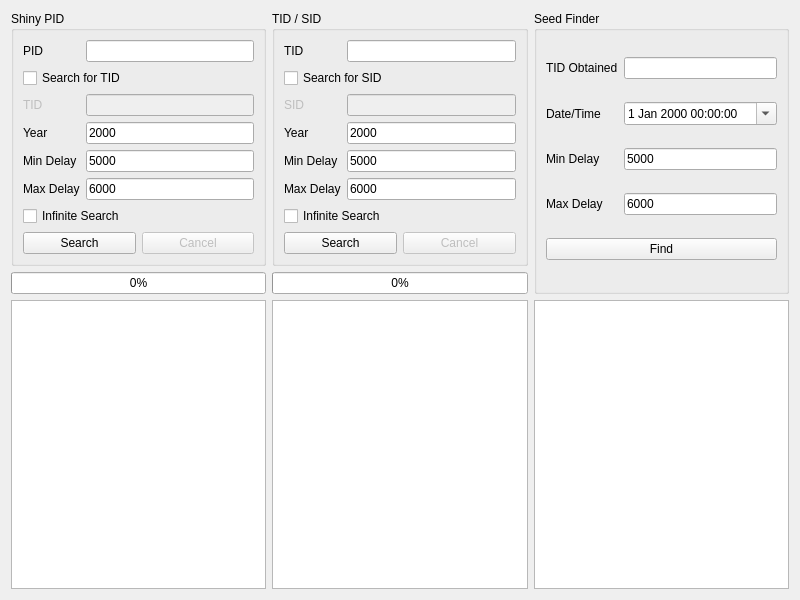
<?xml version="1.0" encoding="UTF-8"?>
<ui version="4.0">
 <class>IDs4</class>
 <widget class="QWidget" name="IDs4">
  <property name="geometry">
   <rect>
    <x>0</x>
    <y>0</y>
    <width>800</width>
    <height>600</height>
   </rect>
  </property>
  <property name="windowTitle">
   <string>Gen 4 TID/SID</string>
  </property>
  <layout class="QGridLayout" name="gridLayout_4">
   <item row="0" column="0">
    <widget class="QGroupBox" name="groupBoxShinyPID">
     <property name="sizePolicy">
      <sizepolicy hsizetype="Preferred" vsizetype="Preferred">
       <horstretch>1</horstretch>
       <verstretch>0</verstretch>
      </sizepolicy>
     </property>
     <property name="title">
      <string>Shiny PID</string>
     </property>
     <layout class="QGridLayout" name="gridLayout">
      <item row="0" column="0">
       <widget class="QLabel" name="labelShinyPIDPID">
        <property name="text">
         <string>PID</string>
        </property>
       </widget>
      </item>
      <item row="0" column="1">
       <widget class="TextBox" name="textBoxShinyPIDPID">
        <property name="maxLength">
         <number>8</number>
        </property>
       </widget>
      </item>
      <item row="1" column="0" colspan="2">
       <widget class="QCheckBox" name="checkBoxShinyPIDSearchTID">
        <property name="text">
         <string>Search for TID</string>
        </property>
       </widget>
      </item>
      <item row="2" column="0">
       <widget class="QLabel" name="labelShinyPIDTID">
        <property name="enabled">
         <bool>false</bool>
        </property>
        <property name="text">
         <string>TID</string>
        </property>
       </widget>
      </item>
      <item row="2" column="1">
       <widget class="TextBox" name="textBoxShinyPIDTID">
        <property name="enabled">
         <bool>false</bool>
        </property>
        <property name="maxLength">
         <number>5</number>
        </property>
       </widget>
      </item>
      <item row="3" column="0">
       <widget class="QLabel" name="labelShinyPIDYear">
        <property name="text">
         <string>Year</string>
        </property>
       </widget>
      </item>
      <item row="3" column="1">
       <widget class="TextBox" name="textBoxShinyPIDYear">
        <property name="text">
         <string notr="true">2000</string>
        </property>
        <property name="maxLength">
         <number>4</number>
        </property>
       </widget>
      </item>
      <item row="4" column="0">
       <widget class="QLabel" name="labelShinyPIDMinDelay">
        <property name="text">
         <string>Min Delay</string>
        </property>
       </widget>
      </item>
      <item row="4" column="1">
       <widget class="TextBox" name="textBoxShinyPIDMinDelay">
        <property name="text">
         <string notr="true">5000</string>
        </property>
        <property name="maxLength">
         <number>10</number>
        </property>
       </widget>
      </item>
      <item row="5" column="0">
       <widget class="QLabel" name="labelShinyPIDMaxDelay">
        <property name="text">
         <string>Max Delay</string>
        </property>
       </widget>
      </item>
      <item row="5" column="1">
       <widget class="TextBox" name="textBoxShinyPIDMaxDelay">
        <property name="text">
         <string notr="true">6000</string>
        </property>
        <property name="maxLength">
         <number>10</number>
        </property>
       </widget>
      </item>
      <item row="6" column="0" colspan="2">
       <widget class="QCheckBox" name="checkBoxShinyPIDInfiniteSearch">
        <property name="text">
         <string>Infinite Search</string>
        </property>
       </widget>
      </item>
      <item row="7" column="0" colspan="2">
       <layout class="QHBoxLayout" name="horizontalLayout">
        <item>
         <widget class="QPushButton" name="pushButtonShinyPIDSearch">
          <property name="text">
           <string>Search</string>
          </property>
         </widget>
        </item>
        <item>
         <widget class="QPushButton" name="pushButtonShinyPIDCancel">
          <property name="enabled">
           <bool>false</bool>
          </property>
          <property name="text">
           <string>Cancel</string>
          </property>
         </widget>
        </item>
       </layout>
      </item>
     </layout>
    </widget>
   </item>
   <item row="0" column="1">
    <widget class="QGroupBox" name="groupBoxTIDSID">
     <property name="sizePolicy">
      <sizepolicy hsizetype="Preferred" vsizetype="Preferred">
       <horstretch>1</horstretch>
       <verstretch>0</verstretch>
      </sizepolicy>
     </property>
     <property name="title">
      <string>TID / SID</string>
     </property>
     <layout class="QGridLayout" name="gridLayout_2">
      <item row="0" column="0">
       <widget class="QLabel" name="labelTIDSIDTID">
        <property name="text">
         <string>TID</string>
        </property>
       </widget>
      </item>
      <item row="0" column="1">
       <widget class="TextBox" name="textBoxTIDSIDTID">
        <property name="maxLength">
         <number>5</number>
        </property>
       </widget>
      </item>
      <item row="1" column="0" colspan="2">
       <widget class="QCheckBox" name="checkBoxTIDSIDSearchSID">
        <property name="text">
         <string>Search for SID</string>
        </property>
       </widget>
      </item>
      <item row="2" column="0">
       <widget class="QLabel" name="labelTIDSIDSID">
        <property name="enabled">
         <bool>false</bool>
        </property>
        <property name="text">
         <string>SID</string>
        </property>
       </widget>
      </item>
      <item row="2" column="1">
       <widget class="TextBox" name="textBoxTIDSIDSID">
        <property name="enabled">
         <bool>false</bool>
        </property>
        <property name="maxLength">
         <number>5</number>
        </property>
       </widget>
      </item>
      <item row="3" column="0">
       <widget class="QLabel" name="labelTIDSIDYear">
        <property name="text">
         <string>Year</string>
        </property>
       </widget>
      </item>
      <item row="3" column="1">
       <widget class="TextBox" name="textBoxTIDSIDYear">
        <property name="text">
         <string notr="true">2000</string>
        </property>
        <property name="maxLength">
         <number>4</number>
        </property>
       </widget>
      </item>
      <item row="4" column="0">
       <widget class="QLabel" name="labelTIDSIDMinDelay">
        <property name="text">
         <string>Min Delay</string>
        </property>
       </widget>
      </item>
      <item row="4" column="1">
       <widget class="TextBox" name="textBoxTIDSIDMinDelay">
        <property name="text">
         <string notr="true">5000</string>
        </property>
        <property name="maxLength">
         <number>10</number>
        </property>
       </widget>
      </item>
      <item row="5" column="0">
       <widget class="QLabel" name="labelTIDSIDMaxDelay">
        <property name="text">
         <string>Max Delay</string>
        </property>
       </widget>
      </item>
      <item row="5" column="1">
       <widget class="TextBox" name="textBoxTIDSIDMaxDelay">
        <property name="text">
         <string notr="true">6000</string>
        </property>
        <property name="maxLength">
         <number>10</number>
        </property>
       </widget>
      </item>
      <item row="6" column="0" colspan="2">
       <widget class="QCheckBox" name="checkBoxTIDSIDInfiniteSearch">
        <property name="text">
         <string>Infinite Search</string>
        </property>
       </widget>
      </item>
      <item row="7" column="0" colspan="2">
       <layout class="QHBoxLayout" name="horizontalLayout_2">
        <item>
         <widget class="QPushButton" name="pushButtonTIDSIDSearch">
          <property name="text">
           <string>Search</string>
          </property>
         </widget>
        </item>
        <item>
         <widget class="QPushButton" name="pushButtonTIDSIDCancel">
          <property name="enabled">
           <bool>false</bool>
          </property>
          <property name="text">
           <string>Cancel</string>
          </property>
         </widget>
        </item>
       </layout>
      </item>
     </layout>
    </widget>
   </item>
   <item row="1" column="0">
    <widget class="QProgressBar" name="progressBarShinyPID">
     <property name="value">
      <number>0</number>
     </property>
    </widget>
   </item>
   <item row="1" column="1">
    <widget class="QProgressBar" name="progressBarTIDSID">
     <property name="value">
      <number>0</number>
     </property>
    </widget>
   </item>
   <item row="2" column="0">
    <widget class="TableView" name="tableViewShinyPID">
     <attribute name="verticalHeaderVisible">
      <bool>false</bool>
     </attribute>
    </widget>
   </item>
   <item row="2" column="1">
    <widget class="TableView" name="tableViewTIDSID">
     <attribute name="verticalHeaderVisible">
      <bool>false</bool>
     </attribute>
    </widget>
   </item>
   <item row="2" column="2">
    <widget class="TableView" name="tableViewSeedFinder">
     <attribute name="verticalHeaderVisible">
      <bool>false</bool>
     </attribute>
    </widget>
   </item>
   <item row="0" column="2" rowspan="2">
    <widget class="QGroupBox" name="groupBoxSeedFinder">
     <property name="sizePolicy">
      <sizepolicy hsizetype="Preferred" vsizetype="Preferred">
       <horstretch>1</horstretch>
       <verstretch>0</verstretch>
      </sizepolicy>
     </property>
     <property name="title">
      <string>Seed Finder</string>
     </property>
     <layout class="QGridLayout" name="gridLayout_3">
      <item row="0" column="0">
       <widget class="QLabel" name="labelSeedFinderTID">
        <property name="text">
         <string>TID Obtained</string>
        </property>
       </widget>
      </item>
      <item row="0" column="1">
       <widget class="TextBox" name="textBoxSeedFinderTID"/>
      </item>
      <item row="1" column="0">
       <widget class="QLabel" name="labelSeedFinderDateTime">
        <property name="text">
         <string>Date/Time</string>
        </property>
       </widget>
      </item>
      <item row="1" column="1">
       <widget class="DateTimeEdit" name="dateTimeEdit">
        <property name="maximumDate">
         <date>
          <year>2099</year>
          <month>12</month>
          <day>31</day>
         </date>
        </property>
        <property name="minimumDate">
         <date>
          <year>2000</year>
          <month>1</month>
          <day>1</day>
         </date>
        </property>
        <property name="calendarPopup">
         <bool>true</bool>
        </property>
       </widget>
      </item>
      <item row="2" column="0">
       <widget class="QLabel" name="labelSeedFinderMinDelay">
        <property name="text">
         <string>Min Delay</string>
        </property>
       </widget>
      </item>
      <item row="2" column="1">
       <widget class="TextBox" name="textBoxSeedFinderMinDelay">
        <property name="text">
         <string notr="true">5000</string>
        </property>
        <property name="maxLength">
         <number>10</number>
        </property>
       </widget>
      </item>
      <item row="3" column="0">
       <widget class="QLabel" name="labelSeedFinderMaxDelay">
        <property name="text">
         <string>Max Delay</string>
        </property>
       </widget>
      </item>
      <item row="3" column="1">
       <widget class="TextBox" name="textBoxSeedFinderMaxDelay">
        <property name="text">
         <string notr="true">6000</string>
        </property>
        <property name="maxLength">
         <number>10</number>
        </property>
       </widget>
      </item>
      <item row="4" column="0" colspan="2">
       <widget class="QPushButton" name="pushButtonSeedFinderSearch">
        <property name="text">
         <string>Find</string>
        </property>
       </widget>
      </item>
     </layout>
    </widget>
   </item>
  </layout>
 </widget>
 <customwidgets>
  <customwidget>
   <class>TextBox</class>
   <extends>QLineEdit</extends>
   <header>Forms/Controls/TextBox.hpp</header>
  </customwidget>
  <customwidget>
   <class>TableView</class>
   <extends>QTableView</extends>
   <header>Forms/Controls/TableView.hpp</header>
  </customwidget>
  <customwidget>
   <class>DateTimeEdit</class>
   <extends>QDateTimeEdit</extends>
   <header>Forms/Controls/DateTimeEdit.hpp</header>
  </customwidget>
 </customwidgets>
 <tabstops>
  <tabstop>textBoxShinyPIDPID</tabstop>
  <tabstop>checkBoxShinyPIDSearchTID</tabstop>
  <tabstop>textBoxShinyPIDTID</tabstop>
  <tabstop>textBoxShinyPIDYear</tabstop>
  <tabstop>textBoxShinyPIDMinDelay</tabstop>
  <tabstop>textBoxShinyPIDMaxDelay</tabstop>
  <tabstop>checkBoxShinyPIDInfiniteSearch</tabstop>
  <tabstop>pushButtonShinyPIDSearch</tabstop>
  <tabstop>pushButtonShinyPIDCancel</tabstop>
  <tabstop>tableViewShinyPID</tabstop>
  <tabstop>textBoxTIDSIDTID</tabstop>
  <tabstop>checkBoxTIDSIDSearchSID</tabstop>
  <tabstop>textBoxTIDSIDSID</tabstop>
  <tabstop>textBoxTIDSIDYear</tabstop>
  <tabstop>textBoxTIDSIDMinDelay</tabstop>
  <tabstop>textBoxTIDSIDMaxDelay</tabstop>
  <tabstop>checkBoxTIDSIDInfiniteSearch</tabstop>
  <tabstop>pushButtonTIDSIDSearch</tabstop>
  <tabstop>pushButtonTIDSIDCancel</tabstop>
  <tabstop>tableViewTIDSID</tabstop>
  <tabstop>textBoxSeedFinderTID</tabstop>
  <tabstop>dateTimeEdit</tabstop>
  <tabstop>textBoxSeedFinderMinDelay</tabstop>
  <tabstop>textBoxSeedFinderMaxDelay</tabstop>
  <tabstop>pushButtonSeedFinderSearch</tabstop>
  <tabstop>tableViewSeedFinder</tabstop>
 </tabstops>
 <resources/>
 <connections>
  <connection>
   <sender>checkBoxShinyPIDSearchTID</sender>
   <signal>clicked(bool)</signal>
   <receiver>textBoxShinyPIDTID</receiver>
   <slot>setEnabled(bool)</slot>
   <hints>
    <hint type="sourcelabel">
     <x>62</x>
     <y>51</y>
    </hint>
    <hint type="destinationlabel">
     <x>139</x>
     <y>78</y>
    </hint>
   </hints>
  </connection>
  <connection>
   <sender>checkBoxShinyPIDInfiniteSearch</sender>
   <signal>clicked(bool)</signal>
   <receiver>textBoxShinyPIDMaxDelay</receiver>
   <slot>setDisabled(bool)</slot>
   <hints>
    <hint type="sourcelabel">
     <x>45</x>
     <y>157</y>
    </hint>
    <hint type="destinationlabel">
     <x>203</x>
     <y>144</y>
    </hint>
   </hints>
  </connection>
  <connection>
   <sender>checkBoxTIDSIDSearchSID</sender>
   <signal>clicked(bool)</signal>
   <receiver>textBoxTIDSIDSID</receiver>
   <slot>setEnabled(bool)</slot>
   <hints>
    <hint type="sourcelabel">
     <x>362</x>
     <y>57</y>
    </hint>
    <hint type="destinationlabel">
     <x>388</x>
     <y>72</y>
    </hint>
   </hints>
  </connection>
  <connection>
   <sender>checkBoxTIDSIDInfiniteSearch</sender>
   <signal>clicked(bool)</signal>
   <receiver>textBoxTIDSIDMaxDelay</receiver>
   <slot>setDisabled(bool)</slot>
   <hints>
    <hint type="sourcelabel">
     <x>336</x>
     <y>158</y>
    </hint>
    <hint type="destinationlabel">
     <x>470</x>
     <y>146</y>
    </hint>
   </hints>
  </connection>
 </connections>
</ui>
